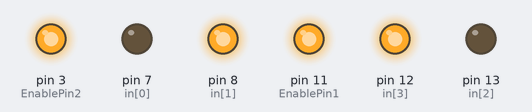
This sketch was run on a simulated Arduino Uno, built with avr-gcc and run on an emulated ATmega328P. Shown: output pins drawn as LEDs (lit = HIGH). What the sketch prints to the serial monitor is not drawn.

Above: at 0.1 s.
Timing chart, 0 to 1.6 s (numbered marks = the images above):
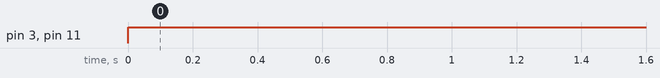

The sketch:

straight.ino
```cpp
int EnablePin1 = 11;
int EnablePin2 = 3;

int Sensor1 = A5;  // left
int Sensor2 = A4;  // middle
int Sensor3 = A3;  // right

int in[4] = {7, 8, 13, 12};

int speed_left = 255;
int speed_right = 255;

void setup() {
  Serial.begin(9600);                        // Sets the baud rate to 9600

  pinMode(in[0], OUTPUT);
  pinMode(in[1], OUTPUT);
  pinMode(in[2], OUTPUT);
  pinMode(in[3], OUTPUT);

  pinMode(EnablePin1, OUTPUT);
  pinMode(EnablePin2, OUTPUT);

  pinMode(Sensor1, INPUT);
  pinMode(Sensor2, INPUT);
  pinMode(Sensor3, INPUT);

  digitalWrite(in[0], LOW);
  digitalWrite(in[1], HIGH);
  digitalWrite(in[2], LOW);
  digitalWrite(in[3], HIGH);
}

void loop() {
  move_straight();
}

void turn_right() {
  analogWrite(EnablePin1, 255);
  analogWrite(EnablePin2, 0);
}

void turn_left() {
  Serial.print("seValue_left: ");
  analogWrite(EnablePin1, 0); //left
  analogWrite(EnablePin2, 255);
}

void move_straight() {
  Serial.println("aaa");
  analogWrite(EnablePin1, speed_left);
  analogWrite(EnablePin2, speed_right);
}
```

Measured:
- by itself, pin 3 (EnablePin2), pin 11 (EnablePin1): LOW → HIGH at 0.00 s
